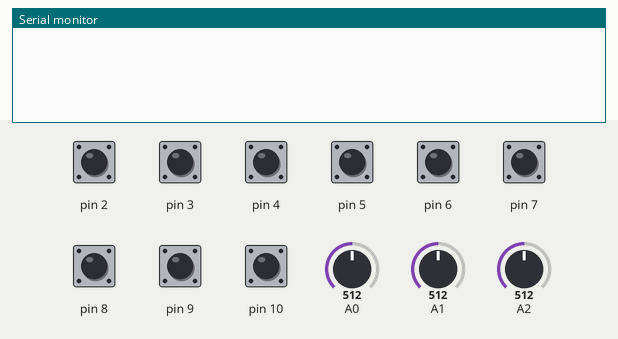
Bench run of a sketch on a simulated Arduino Uno, built with avr-gcc and run on an emulated ATmega328P. Parts: the last lines printed to the serial monitor. The inputs (shaded band) are chosen by the test bench; at power-on: pin 2–10 HIGH, A0 = 512, A1 = 512, A2 = 512.

Above: at 1.2 s.
1.3 s: pin 2 pulled LOW for 0.15 s
At 2.4 s:
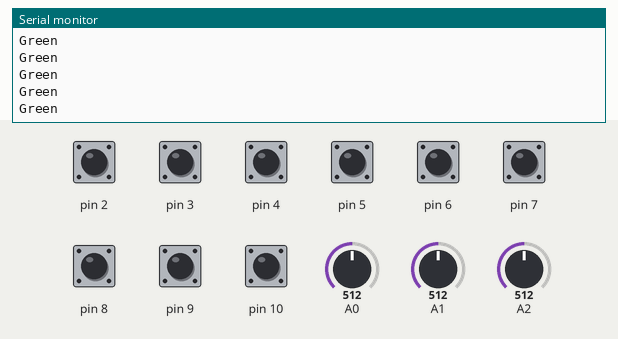
2.9 s: pin 3 pulled LOW for 0.15 s
At 3.7 s:
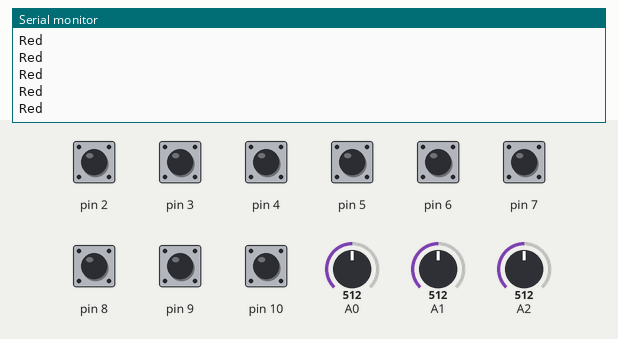
4.5 s: pin 4 pulled LOW for 0.15 s
At 5.8 s:
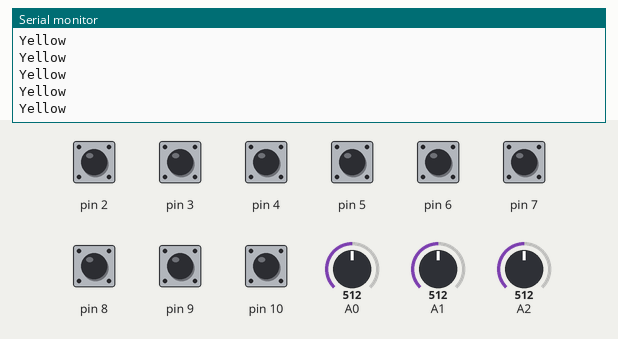
6.1 s: pin 5 pulled LOW for 0.15 s
At 7.3 s:
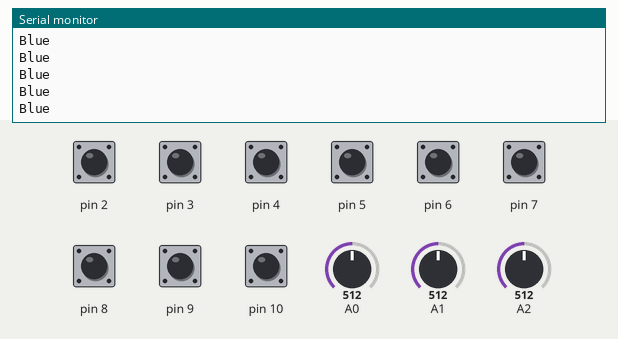
7.7 s: pin 6 pulled LOW for 0.15 s
At 8.4 s:
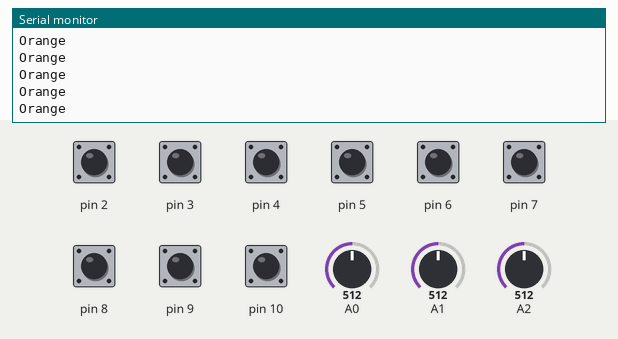
9.3 s: pin 7 pulled LOW for 0.15 s
At 11.0 s:
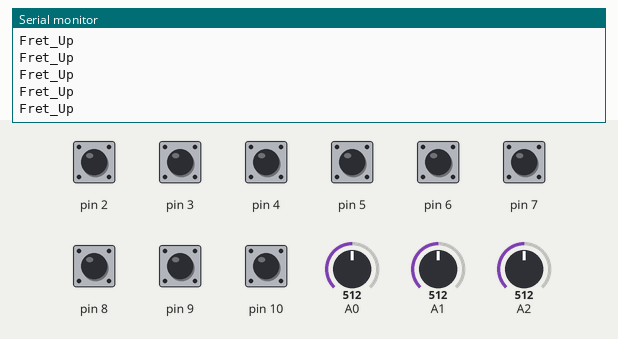

The sketch:

guitar_hero.ino
```cpp
void setup() {
  pinMode(2,INPUT_PULLUP);
  pinMode(3,INPUT_PULLUP);
  pinMode(4,INPUT_PULLUP);
  pinMode(5,INPUT_PULLUP);
  pinMode(6,INPUT_PULLUP);
  pinMode(7,INPUT_PULLUP);
  pinMode(8,INPUT_PULLUP);
  pinMode(9,INPUT_PULLUP);
  pinMode(10,INPUT_PULLUP);
  Serial.begin(9600);
}

bool green=false, red=false, yellow=false, blue=false, orange=false, fret_up=false, fret_down=false, start_=false, select=false, analog=false;
int whammy=0, thumb_x=0, thumb_y=0;

uint8_t buf[8] = {
  0 };   /* Keyboard report buffer */

void loop() {
  green = !digitalRead(2);
  red = !digitalRead(3);
  yellow = !digitalRead(4);
  blue = !digitalRead(5);
  orange = !digitalRead(6);
  fret_up = !digitalRead(7);
  fret_down = !digitalRead(8);
  start_ = !digitalRead(9);
  select = !digitalRead(10);
  thumb_y = analogRead(A0);
  thumb_x = analogRead(A1);
  whammy = analogRead(A2);

  if(start_ && select && !analog)
  {
    while(!digitalRead(9) && !digitalRead(10))
    {
      Serial.print("analog = ");
      Serial.println(analog);
    }
    analog = true;
    delay(100);
  }
  else if(start_ && select && analog)
  {
    while(!digitalRead(9) && !digitalRead(10))
    {
      Serial.print("analog = ");
      Serial.println(analog);
    }
    analog = false;
    delay(100);
  }

  if(analog)
  {
    Serial.print(thumb_y);
    Serial.print(" ");
    Serial.print(thumb_x);
    Serial.print(" ");
    Serial.print(whammy);
    Serial.println(" ");
  }
  else
  {
    if(green)
    {
      Serial.print("Green ");
    }
    if(red)
    {
      Serial.print("Red ");
    }
    if(yellow)
    {
      Serial.print("Yellow ");
    }
    if(blue)
    {
      Serial.print("Blue ");
    }
    if(orange)
    {
      Serial.print("Orange ");
    }
    if(fret_up)
    {
      Serial.print("Fret_Up ");
    }
    if(fret_down)
    {
      Serial.print("Fret_Down ");
    }
    if(select)
    {
      Serial.print("Select ");
    }
    if(start_)
    {
      Serial.print("Start ");
    }
    Serial.println();
  }
}

void releaseKey()
{
  buf[0] = 0;
  buf[2] = 0;
  Serial.write(buf, 8);  // Release key
  delay(500);
}
```

Measured:
- after the input at 1.3 s, the serial monitor: prints a new line after 0.07 s (image 1)
- after the input at 2.9 s, the serial monitor: prints a new line after 0.07 s (image 2)
- after the input at 4.5 s, the serial monitor: prints a new line after 0.07 s (image 3)
- after the input at 6.1 s, the serial monitor: prints a new line after 0.07 s (image 4)
- after the input at 7.7 s, the serial monitor: prints a new line after 0.07 s (image 5)
- after the input at 9.3 s, the serial monitor: prints a new line after 0.07 s (image 6)
